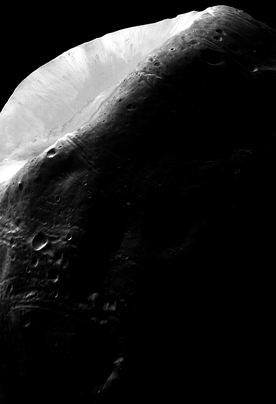
#> input picture lab3/Q3_2.tif, 276 x 404 px, shrunk from 683 x 1000 before the run
$ python hist_match.py
#> lines starting #> are read from the running program, lines starting #| are printed output that depends on the picture
import time
import matplotlib.pyplot as plt
import numpy as np
from PIL import Image

# define hist
hist = np.concatenate((np.linspace(0,10, 8 - 0),
                       np.linspace(10, 0.75, 16 - 8),
                       np.linspace(0.75, 0, 184 - 16),
                       np.linspace(0, 0.5, 200 - 184),
                       np.linspace(0.5, 0, 256 - 200)), axis=0)

spec_hist = np.zeros(256)


def hist_accumulation(hist, bins):
    histogram_in_data_normalized = hist / np.sum(hist)
    # historygram_accumulation
    histogram_in_data_accumulated = np.round(np.add.accumulate(histogram_in_data_normalized) * bins)

    return histogram_in_data_accumulated

def hist_normalization(hist, bins):
    histogram_in_data_normalized = hist / np.sum(hist)
    # historygram_accumulation

    return histogram_in_data_normalized


def hist_equ(img_flat, bins):
    bins_arr = np.arange(bins + 1)
    # generate histogram
    histogram_in_data, histogram_in_index = np.histogram(img_flat, bins=bins_arr)
    # history equ
    # histogram Normalized
    histogram_in_data_normalized = histogram_in_data / np.sum(histogram_in_data)
    # historygram_accumulation
    histogram_in_data_accumulated = np.round(np.add.accumulate(histogram_in_data_normalized) * bins)
    img_after_hist_equ = histogram_in_data_accumulated[img_flat]
    return histogram_in_data_accumulated, histogram_in_data, img_after_hist_equ


def hist_match(hist_in, hist_desired):
    hist_len = len(hist_in)
    hist_out = np.zeros(hist_len)

    def hist_match_index(i):
        index = min(range(hist_len), key=lambda j: abs(hist_desired[i] - hist_in[j]))
        hist_out[i] = index

    # [6 lines of commented-out code are left out]

    for i in range(hist_len):
        hist_match_index(i)
    return hist_out


def hist_match_11812418(input_image, spec_hist):
    # Insert code here
#> called with input_image = 'Q3_2.tif', spec_hist = array of shape (256,)
    img = Image.open(input_image)
#> img is the input picture: PIL image 276x404 L; min 0, max 255, mean 31.8
    img_arr = np.asarray(img)
    img_flat = img_arr.flatten()  # flatten image to 1D array
    bins = 256

    # input img hist equ
    input_img_hist_after_hist_equ, input_hist, input_img_after_hist_equ = hist_equ(img_flat, bins)
#> in hist_equ, `histogram_in_data, histogram_in_index = np.histogram(img_flat, bins=bi..`: histogram_in_data = 256 values, max 67667 at index 0, min 18 at index 149, mean 435.6; histogram_in_index = 257 values from 0 to 256
#> in hist_equ, `histogram_in_data_normalized = histogram_in_data / np.sum(histogram_in..`: histogram_in_data_normalized = 256 values, max 0.607 at index 0, min 0.000161 at index 149, mean 0.00391
#> in hist_equ, `histogram_in_data_accumulated = np.round(np.add.accumulate(histogram_i..`: histogram_in_data_accumulated = 256 values from 155 to 256
#> input_img_hist_after_hist_equ = 256 values from 155 to 256; input_hist has the same summary as histogram_in_data in hist_equ
    # desired_hist_normalized = hist_normalization(spec_hist, bins)
    desired_hist_accumulated = hist_accumulation(spec_hist, bins)
    # in: input_img_hist_after_hist_equ
    # desired: desired_hist_accumulated

    hist_lut = np.array(hist_match(input_img_hist_after_hist_equ, desired_hist_accumulated))
#> in hist_match, `hist_len = len(hist_in)`: hist_len = 256
#> hist_lut = 256 values from 0 to 255

    plt.plot(input_img_hist_after_hist_equ)
    plt.show()
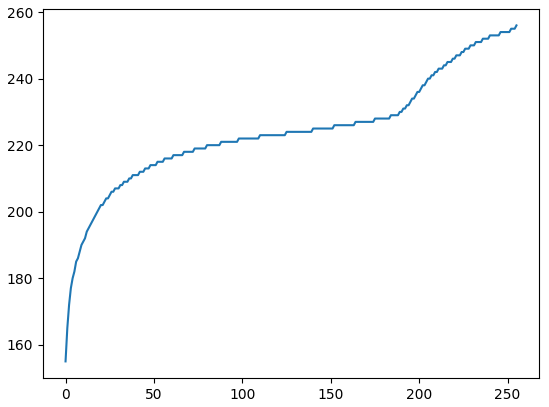
#> figure drawn by matplotlib, 1 panel; curve peaks at x = 255, y = 256
    plt.plot(desired_hist_accumulated)
    plt.show()
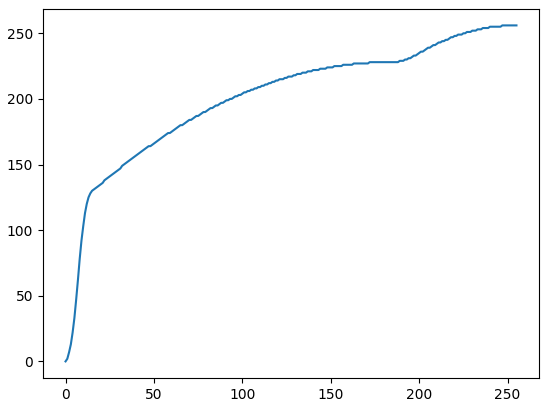
#> figure drawn by matplotlib, 1 panel; curve peaks at x = 247, y = 256

    img_after_hist_match = hist_lut[img_flat.astype(int) - 1]

    img_new_arr = np.reshape(input_img_after_hist_equ, img_arr.shape)
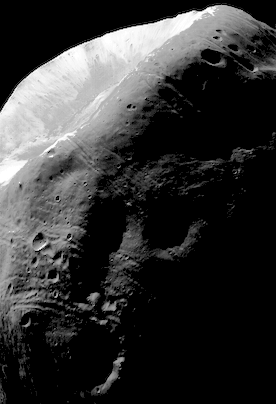
#> img_new_arr: shape (404, 276) float64; min 155, max 256, mean 175.4; drawn with min black and max white
    output_hist, histogram_out_index = np.histogram(img_after_hist_match, bins=np.arange(bins + 1))
#> output_hist = 256 values, max 68620 at index 255, min 0 at index 21, mean 435.6; histogram_out_index = 257 values from 0 to 256

    return (img_new_arr, output_hist, input_hist)


def plot_hist(hist, filename, title):
    plt.figure(figsize=(8, 6), dpi=300)
    plt.plot(hist)
    plt.title(title)
    plt.savefig(filename)
    plt.show()


if __name__ == '__main__':
    # Q3_2
    start_time = time.time()
    (out_img2, hist_out, hist_in) = hist_match_11812418("Q3_2.tif", hist)
#> hist_out has the same summary as output_hist in hist_match_11812418; hist_in has the same summary as histogram_in_data in hist_equ

    op_image = Image.fromarray(out_img2.astype(np.uint8))
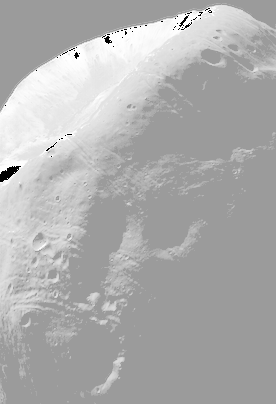
#> op_image: PIL image 276x404 L; min 0, max 255, mean 174.5
    print("--- %s seconds ---" % (time.time() - start_time))
    op_image.save("output/img/hist_matching/Q3_2_M.tif")
    op_image.save("output/img/hist_matching/Q3_2_M.png")

    plot_hist(hist_in, "output/img/hist_matching/Q3_2_hist.png", "Histogram before histogram matching")
#> in plot_hist, `plt.savefig(filename)`:
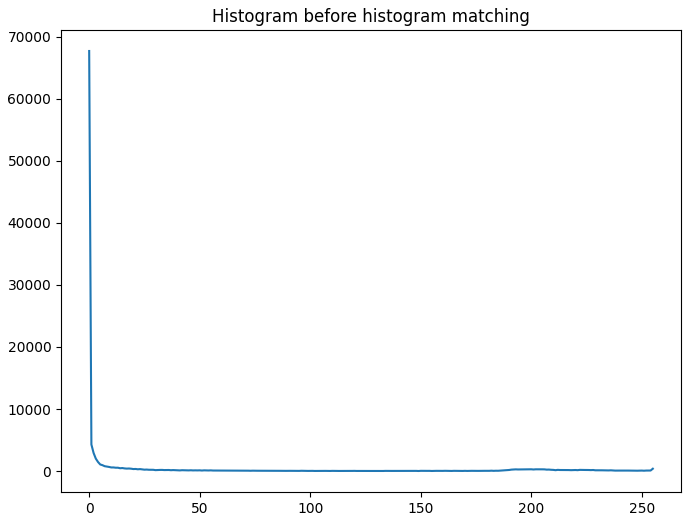
#> figure drawn by matplotlib, 1 panel; curve peaks at x = 0, y = 67667
    plot_hist(hist_out, "output/img/hist_matching/Q3_2_M_hist.png", "Histogram after histogram matching")
#> call 2 of plot_hist, with hist = array of shape (256,), filename = 'output/img/hist_matching/Q3_2_M_hist.png', title = 'Histogram after histogram matching'
#> in plot_hist (call 2), `plt.savefig(filename)`:
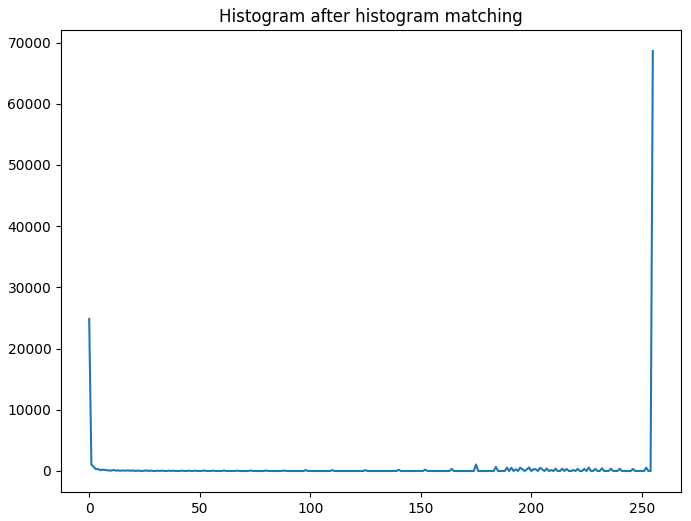
#> figure drawn by matplotlib, 1 panel; curve peaks at x = 255, y = 68620
    plot_hist(hist, "output/img/hist_matching/hist.png", "Histogram used to match")
#> call 3 of plot_hist, with hist = array of shape (256,), filename = 'output/img/hist_matching/hist.png', title = 'Histogram used to match'
#> in plot_hist (call 3), `plt.savefig(filename)`:
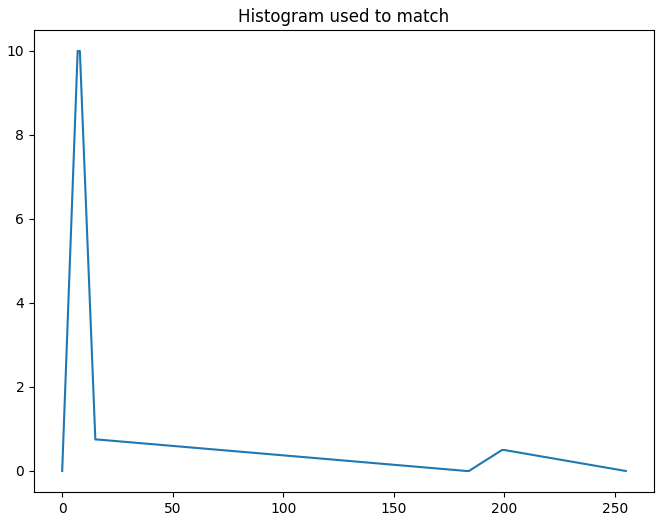
#> figure drawn by matplotlib, 1 panel; curve peaks at x = 7, y = 10

$ run again, with lab3/Q3_3.tif copied over lab3/Q3_2.tif
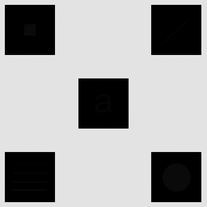
#> input picture lab3/Q3_3.tif, 207 x 207 px, shrunk from 512 x 512 before the run
#> in hist_match_11812418, img is the input picture: PIL image 207x207 L; min 0, max 246, mean 160.9
#> histogram_in_data = 256 values, max 25646 at index 227, min 0 at index 13, mean 167.4; histogram_in_index = 257 values from 0 to 256
#> histogram_in_data_normalized = 256 values, max 0.599 at index 227, min 0 at index 13, mean 0.00391
#> histogram_in_data_accumulated = 256 values from 56 to 256
#> input_hist has the same summary as histogram_in_data in hist_equ
#> hist_len = 256
#> hist_lut = 256 values from 0 to 245
#> in hist_match_11812418, `img_new_arr = np.reshape(input_img_after_hist_equ, img_arr.shape)`:
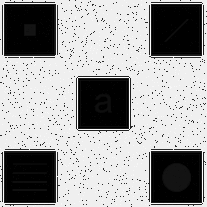
#> img_new_arr: shape (207, 207) float64; min 56, max 256, mean 180.2; drawn with min black and max white
#> output_hist = 256 values, max 28831 at index 228, min 0 at index 2, mean 167.4; histogram_out_index = 257 values from 0 to 256
#> `(out_img2, hist_out, hist_in) = hist_match_11812418("Q3_2.tif", hist)`: hist_out has the same summary as output_hist in hist_match_11812418; hist_in has the same summary as histogram_in_data in hist_equ
#> in plot_hist (call 2), `plt.savefig(filename)`:
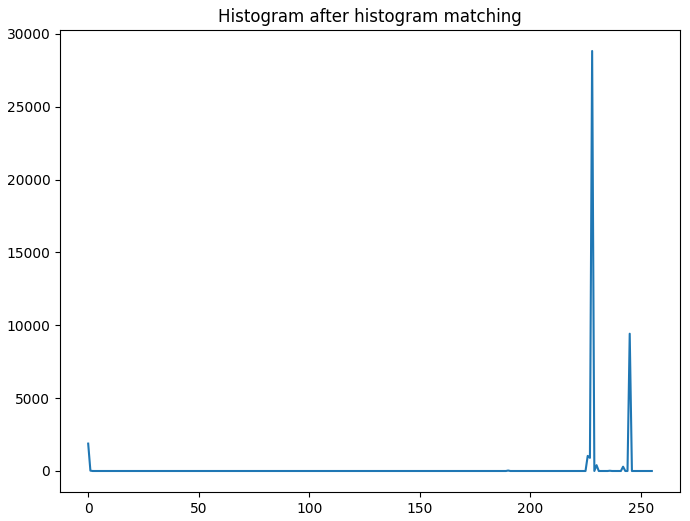
#> figure drawn by matplotlib, 1 panel; curve peaks at x = 228, y = 28831

$ run again, with lab3/Q3_4.tif copied over lab3/Q3_2.tif
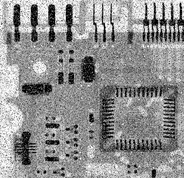
#> input picture lab3/Q3_4.tif, 184 x 178 px, shrunk from 455 x 440 before the run
#> in hist_match_11812418, img is the input picture: PIL image 184x178 L; min 0, max 255, mean 144.3
#> histogram_in_data = 256 values, max 372 at index 0, min 29 at index 15, mean 127.9; histogram_in_index = 257 values from 0 to 256
#> histogram_in_data_normalized = 256 values, max 0.0114 at index 0, min 0.000885 at index 15, mean 0.00391
#> histogram_in_data_accumulated = 256 values from 3 to 256
#> input_hist has the same summary as histogram_in_data in hist_equ
#> hist_len = 256
#> hist_lut = 256 values from 0 to 255
#> in hist_match_11812418, `img_new_arr = np.reshape(input_img_after_hist_equ, img_arr.shape)`:
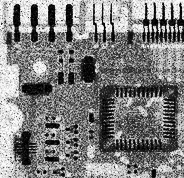
#> img_new_arr: shape (178, 184) float64; min 3, max 256, mean 128.7; drawn with min black and max white
#> output_hist = 256 values, max 3051 at index 213, min 0 at index 1, mean 127.9; histogram_out_index = 257 values from 0 to 256
#> `(out_img2, hist_out, hist_in) = hist_match_11812418("Q3_2.tif", hist)`: hist_out has the same summary as output_hist in hist_match_11812418; hist_in has the same summary as histogram_in_data in hist_equ
#> in plot_hist (call 2), `plt.savefig(filename)`:
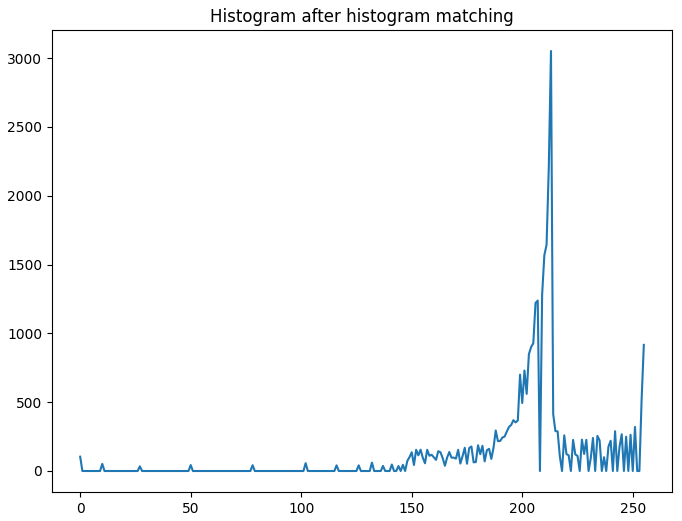
#> figure drawn by matplotlib, 1 panel; curve peaks at x = 213, y = 3051
